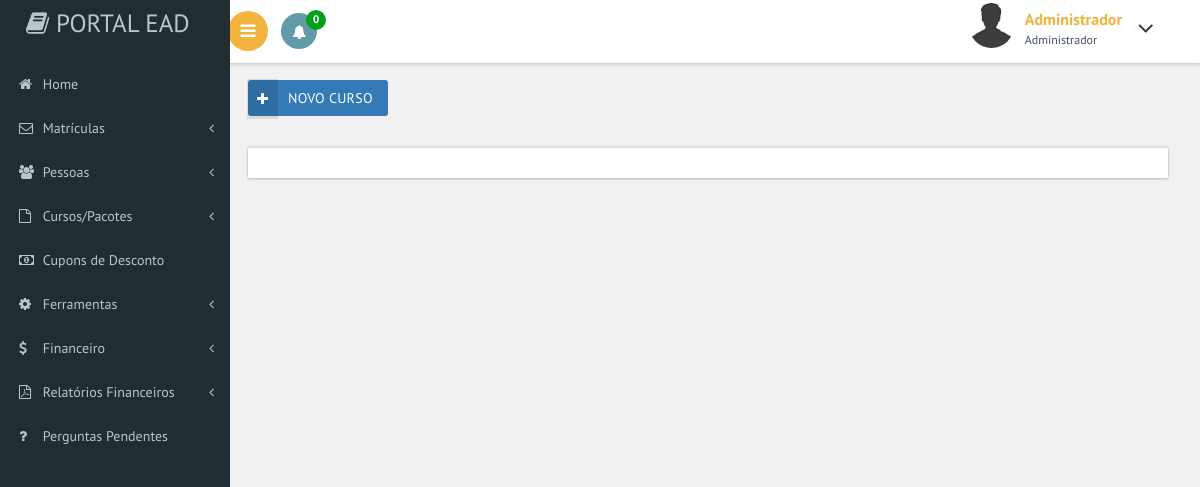
The app's page /sistema/painel-admin/index.php?pagina=cursos (signed in) with its own data.
### tables this page shows
CREATE TABLE `usuarios` (
  `id` int(11) NOT NULL,
  `nome` varchar(60) NOT NULL,
  `cpf` varchar(20) DEFAULT NULL,
  `usuario` varchar(50) NOT NULL,
  `senha` varchar(20) NOT NULL,
  `senha_crip` varchar(150) NOT NULL,
  `nivel` varchar(20) NOT NULL,
  `foto` varchar(100) NOT NULL,
  `id_pessoa` int(11) NOT NULL,
  `ativo` varchar(5) NOT NULL,
  `data` date NOT NULL
);

### sistema/painel-admin/index.php (the view, shortened to what this page needs)
<?php
require_once('../conexao.php');
$id_usuario = $_SESSION['id_pessoa'];
if (@$_SESSION['nivel'] == 'Professor') {
    $ocultar = 'ocultar';
} else {
    $ocultar = '';
}
$query = $pdo->query("SELECT * FROM usuarios WHERE id_pessoa = '$id_usuario'");
$res = $query->fetchAll(PDO::FETCH_ASSOC);
$nome_usuario = $res[0]['nome'];
$nivel_usuario = $res[0]['nivel'];
$foto_usuario = $res[0]['foto'];
?>
<!DOCTYPE HTML>
<html>
<head>
    <link href="css/bootstrap.css" rel='stylesheet' type='text/css' />
    <link href="css/style.css" rel='stylesheet' type='text/css' />
    <link href="css/font-awesome.css" rel="stylesheet">
    <link href='css/SidebarNav.min.css' media='all' rel='stylesheet' type='text/css' />
    <link href="css/custom.css" rel="stylesheet">
    <link href="css/owl.carousel.css" rel="stylesheet">
</head>
<body class="cbp-spmenu-push">
    <div class="main-content">
        <div class="cbp-spmenu cbp-spmenu-vertical cbp-spmenu-left" id="cbp-spmenu-s1">
            <aside class="sidebar-left">
                <nav class="navbar navbar-inverse">
                    <div class="navbar-header">
                        <h1><a class="navbar-brand" href="index.php"><span class="fa fa-book"></span> Portal ead<span class="dashboard_text"></span></a></h1>
                    </div>
                    <div class="collapse navbar-collapse" id="bs-example-navbar-collapse-1">
                        <ul class="sidebar-menu">
                            <li class="treeview">
                                <a href="index.php?pagina=home">
                                    <i class="fa fa-home"></i> <span>Home</span>
                                </a>
                            </li>
                            <li class="treeview <?php echo $ocultar ?>">
                                <a href="#">
                                    <i class="fa fa-envelope-o"></i>
                                    <span>Matrículas</span>
                                    <i class="fa fa-angle-left pull-right"></i>
                                </a>
                            </li>
                            <li class="treeview <?php echo $ocultar ?>">
                                <a href="#">
                                    <i class="fa fa-users"></i>
                                    <span>Pessoas</span>
                                    <i class="fa fa-angle-left pull-right"></i>
                                </a>
                            </li>
                            <li class="treeview">
                                <a href="#">
                                    <i class="fa fa-file-o"></i>
                                    <span>Cursos/Pacotes</span>
                                    <i class="fa fa-angle-left pull-right"></i>
                                </a>
                            </li>
                            <li class="treeview <?php echo $ocultar ?>">
                                <a href="index.php?pagina=cupons">
                                    <i class="fa fa-money"></i>
                                    <span>Cupons de Desconto</span>
                                </a>
                            </li>
                            <li class="treeview <?php echo $ocultar ?>">
                                <a href="#">
                                    <i class="fa fa-cog"></i>
                                    <span>Ferramentas </span>
                                    <i class="fa fa-angle-left pull-right"></i>
                                </a>
                            </li>
                            <li class="treeview <?php echo $ocultar ?>">
                                <a href="#">
                                    <i class="fa fa-usd"></i>
                                    <span>Financeiro</span>
                                    <i class="fa fa-angle-left pull-right"></i>
                                </a>
                            </li>
                            <li class="treeview <?php echo $ocultar ?>">
                                <a href="#">
                                    <i class="fa fa-file-pdf-o"></i>
                                    <span>Relatórios Financeiros</span>
                                    <i class="fa fa-angle-left pull-right"></i>
                                </a>
                            </li>
                            <li class="treeview">
                                <a href="index.php?pagina=perguntas">
                                    <i class="fa fa-question"></i> <span>Perguntas Pendentes</span>
                                </a>
                            </li>
                        </ul>
                    </div>
                </nav>
            </aside>
        </div>
        <div class="sticky-header header-section ">
            <div class="header-left">
                <?php
                $total_perguntas_respondidas = 0;
                if ($total_perguntas_respondidas == 0) {
                    $classe_badge = 'fundo-verde';
                } else {
                    $classe_badge = 'red';
                }
                ?>
                <button id="showLeftPush"><i class="fa fa-bars"></i></button>
                <div class="profile_details_left">
                    <ul class="nofitications-dropdown">
                        <li class="dropdown head-dpdn">
                            <a href="index.php?pagina=perguntas" class="dropdown-toggle" title="Perguntas Pendentes"><i class="fa fa-bell"></i><span class="badge <?php echo $classe_badge ?>"><?php echo $total_perguntas_respondidas ?></span></a>
                        </li>
                    </ul>
                </div>
                <div class="clearfix"> </div>
            </div>
            <div class="header-right">
                <div class="profile_details">
                    <ul>
                        <li class="dropdown profile_details_drop">
                            <a href="#" class="dropdown-toggle" data-toggle="dropdown" aria-expanded="false">
                                <div class="profile_img">
                                    <span class="prfil-img"><img src="img/perfil/<?php echo $foto_usuario ?>" alt="" width="45px" height="45px"> </span>
                                    <div class="user-name">
                                        <p><?php echo $nome_usuario ?></p>
                                        <span><?php echo $nivel_usuario ?></span>
                                    </div>
                                    <i class="fa fa-angle-down lnr"></i>
                                    <div class="clearfix"></div>
                                </div>
                            </a>
                        </li>
                    </ul>
                </div>
                <div class="clearfix"> </div>
            </div>
            <div class="clearfix"> </div>
        </div>
        <div id="page-wrapper">
            <div class="main-page">
            </div>
        </div>
    </div>
</body>
</html>
<link rel="stylesheet" type="text/css" href="../DataTables/datatables.min.css" />
<link href="https://cdn.jsdelivr.net/npm/select2@4.1.0-rc.0/dist/css/select2.min.css" rel="stylesheet" />

### sistema/painel-admin/css/custom.css (style rules this page uses)
#page-wrapper { padding:5em 2em 2.5em; background-color: #F1F1F1; }

### records on screen
usuarios: foto (picture), nome "Administrador", nivel "Administrador"

### other values on screen
$total_perguntas_respondidas "0"
